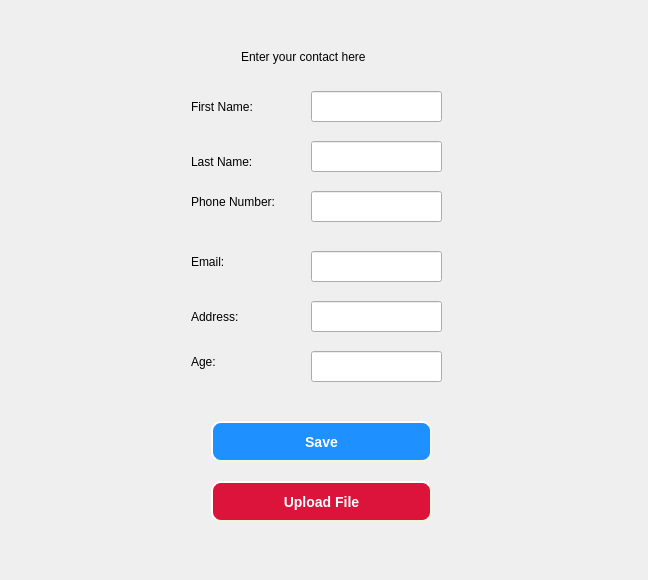
<?xml version="1.0" encoding="UTF-8"?>
<ui version="4.0">
 <class>ContactsGui</class>
 <widget class="QWidget" name="ContactsGui">
  <property name="geometry">
   <rect>
    <x>0</x>
    <y>0</y>
    <width>648</width>
    <height>580</height>
   </rect>
  </property>
  <property name="windowTitle">
   <string>Form</string>
  </property>
  <layout class="QHBoxLayout" name="horizontalLayout">
   <item>
    <widget class="QStackedWidget" name="stackedWidget_contacts">
     <property name="currentIndex">
      <number>0</number>
     </property>
     <widget class="QWidget" name="page">
      <widget class="QLineEdit" name="lineEdit_age">
       <property name="geometry">
        <rect>
         <x>300</x>
         <y>340</y>
         <width>131</width>
         <height>31</height>
        </rect>
       </property>
      </widget>
      <widget class="QLabel" name="label_age">
       <property name="geometry">
        <rect>
         <x>180</x>
         <y>340</y>
         <width>101</width>
         <height>21</height>
        </rect>
       </property>
       <property name="text">
        <string>Age:</string>
       </property>
      </widget>
      <widget class="QLineEdit" name="lineEdit_email">
       <property name="geometry">
        <rect>
         <x>300</x>
         <y>240</y>
         <width>131</width>
         <height>31</height>
        </rect>
       </property>
      </widget>
      <widget class="QPushButton" name="pushButton_save">
       <property name="geometry">
        <rect>
         <x>200</x>
         <y>410</y>
         <width>221</width>
         <height>41</height>
        </rect>
       </property>
       <property name="styleSheet">
        <string notr="true">background-color:rgb(30,144,255);
color:rgb(255,255,255);
    border-style: outset;
    border-width: 2px;
    border-radius: 10px;
    border-color: beige;
    font: bold 14px;
</string>
       </property>
       <property name="text">
        <string>Save</string>
       </property>
      </widget>
      <widget class="QLabel" name="label_lastName">
       <property name="geometry">
        <rect>
         <x>180</x>
         <y>140</y>
         <width>81</width>
         <height>21</height>
        </rect>
       </property>
       <property name="text">
        <string>Last Name:</string>
       </property>
      </widget>
      <widget class="QLineEdit" name="lineEdit_firstName">
       <property name="geometry">
        <rect>
         <x>300</x>
         <y>80</y>
         <width>131</width>
         <height>31</height>
        </rect>
       </property>
      </widget>
      <widget class="QPushButton" name="pushButton_uploadFile">
       <property name="geometry">
        <rect>
         <x>200</x>
         <y>470</y>
         <width>221</width>
         <height>41</height>
        </rect>
       </property>
       <property name="styleSheet">
        <string notr="true">background-color:rgb(220,20,60);
color:rgb(255,255,255);
    border-style: outset;
    border-width: 2px;
    border-radius: 10px;
    border-color: beige;
    font: bold 14px;
</string>
       </property>
       <property name="text">
        <string>Upload File</string>
       </property>
      </widget>
      <widget class="QLineEdit" name="lineEdit_lastName">
       <property name="geometry">
        <rect>
         <x>300</x>
         <y>130</y>
         <width>131</width>
         <height>31</height>
        </rect>
       </property>
      </widget>
      <widget class="QLineEdit" name="lineEdit_phone">
       <property name="geometry">
        <rect>
         <x>300</x>
         <y>180</y>
         <width>131</width>
         <height>31</height>
        </rect>
       </property>
      </widget>
      <widget class="QLabel" name="label_email">
       <property name="geometry">
        <rect>
         <x>180</x>
         <y>240</y>
         <width>91</width>
         <height>21</height>
        </rect>
       </property>
       <property name="text">
        <string>Email:</string>
       </property>
      </widget>
      <widget class="QLineEdit" name="lineEdit_address">
       <property name="geometry">
        <rect>
         <x>300</x>
         <y>290</y>
         <width>131</width>
         <height>31</height>
        </rect>
       </property>
      </widget>
      <widget class="QLabel" name="label_address">
       <property name="geometry">
        <rect>
         <x>180</x>
         <y>290</y>
         <width>111</width>
         <height>31</height>
        </rect>
       </property>
       <property name="text">
        <string>Address:</string>
       </property>
      </widget>
      <widget class="QLabel" name="label_phone">
       <property name="geometry">
        <rect>
         <x>180</x>
         <y>180</y>
         <width>101</width>
         <height>21</height>
        </rect>
       </property>
       <property name="text">
        <string>Phone Number:</string>
       </property>
      </widget>
      <widget class="QLabel" name="label_firstName">
       <property name="geometry">
        <rect>
         <x>180</x>
         <y>80</y>
         <width>91</width>
         <height>31</height>
        </rect>
       </property>
       <property name="text">
        <string>First Name:</string>
       </property>
      </widget>
      <widget class="QLabel" name="label_phoneErrorMessage">
       <property name="geometry">
        <rect>
         <x>190</x>
         <y>210</y>
         <width>251</width>
         <height>20</height>
        </rect>
       </property>
       <property name="text">
        <string/>
       </property>
       <property name="alignment">
        <set>Qt::AlignCenter</set>
       </property>
      </widget>
      <widget class="QLabel" name="label_ageErrorMessage">
       <property name="geometry">
        <rect>
         <x>180</x>
         <y>370</y>
         <width>251</width>
         <height>31</height>
        </rect>
       </property>
       <property name="text">
        <string/>
       </property>
       <property name="alignment">
        <set>Qt::AlignCenter</set>
       </property>
      </widget>
      <widget class="QLabel" name="label">
       <property name="geometry">
        <rect>
         <x>230</x>
         <y>30</y>
         <width>211</width>
         <height>31</height>
        </rect>
       </property>
       <property name="styleSheet">
        <string notr="true">font: 20pt &quot;.AppleSystemUIFont&quot;;</string>
       </property>
       <property name="text">
        <string>Enter your contact here </string>
       </property>
      </widget>
     </widget>
     <widget class="QWidget" name="page_2"/>
    </widget>
   </item>
  </layout>
 </widget>
 <tabstops>
  <tabstop>lineEdit_firstName</tabstop>
  <tabstop>lineEdit_lastName</tabstop>
  <tabstop>lineEdit_phone</tabstop>
  <tabstop>lineEdit_email</tabstop>
  <tabstop>lineEdit_address</tabstop>
  <tabstop>lineEdit_age</tabstop>
  <tabstop>pushButton_save</tabstop>
  <tabstop>pushButton_uploadFile</tabstop>
 </tabstops>
 <resources/>
 <connections/>
</ui>
